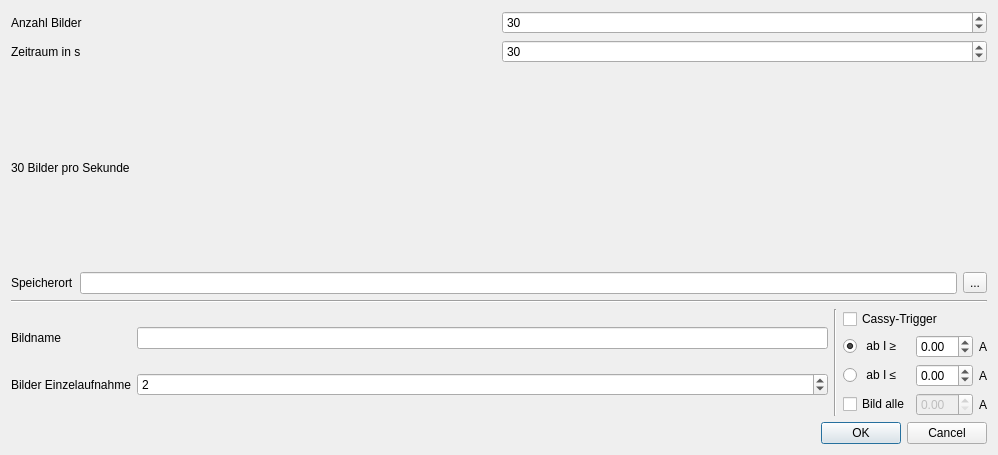
<?xml version="1.0" encoding="UTF-8"?>
<ui version="4.0">
 <class>Dialog</class>
 <widget class="QDialog" name="Dialog">
  <property name="geometry">
   <rect>
    <x>0</x>
    <y>0</y>
    <width>998</width>
    <height>455</height>
   </rect>
  </property>
  <property name="windowTitle">
   <string>Dialog</string>
  </property>
  <property name="windowIcon">
   <iconset>
    <normaloff>res/icons/selected/cogwheel.png</normaloff>res/icons/selected/cogwheel.png</iconset>
  </property>
  <layout class="QVBoxLayout" name="verticalLayout_2">
   <item>
    <layout class="QVBoxLayout" name="verticalLayout">
     <item>
      <layout class="QHBoxLayout" name="horizontalLayout_4">
       <item>
        <widget class="QLabel" name="lbl_img_count">
         <property name="text">
          <string>Anzahl Bilder</string>
         </property>
        </widget>
       </item>
       <item>
        <widget class="QSpinBox" name="spinBox_img_count">
         <property name="value">
          <number>30</number>
         </property>
        </widget>
       </item>
      </layout>
     </item>
     <item>
      <layout class="QHBoxLayout" name="horizontalLayout">
       <item>
        <widget class="QLabel" name="lbl_time">
         <property name="text">
          <string>Zeitraum in s</string>
         </property>
        </widget>
       </item>
       <item>
        <widget class="QSpinBox" name="spinBox_time">
         <property name="minimum">
          <number>1</number>
         </property>
         <property name="value">
          <number>30</number>
         </property>
        </widget>
       </item>
      </layout>
     </item>
     <item>
      <widget class="QLabel" name="lbl_fps">
       <property name="text">
        <string>30 Bilder pro Sekunde</string>
       </property>
      </widget>
     </item>
     <item>
      <layout class="QHBoxLayout" name="horizontalLayout_5">
       <item>
        <widget class="QLabel" name="lbl_save_path">
         <property name="text">
          <string>Speicherort</string>
         </property>
        </widget>
       </item>
       <item>
        <widget class="QLineEdit" name="lineEdit_save_path">
         <property name="minimumSize">
          <size>
           <width>300</width>
           <height>0</height>
          </size>
         </property>
        </widget>
       </item>
       <item>
        <widget class="QToolButton" name="toolButton_save_path">
         <property name="text">
          <string>...</string>
         </property>
        </widget>
       </item>
      </layout>
     </item>
    </layout>
   </item>
   <item>
    <widget class="Line" name="line_2">
     <property name="orientation">
      <enum>Qt::Horizontal</enum>
     </property>
    </widget>
   </item>
   <item>
    <layout class="QHBoxLayout" name="horizontalLayout_3">
     <item>
      <layout class="QGridLayout" name="gridLayout_2">
       <item row="0" column="0">
        <widget class="QLabel" name="label">
         <property name="text">
          <string>Bildname</string>
         </property>
        </widget>
       </item>
       <item row="0" column="1">
        <widget class="QLineEdit" name="line_name"/>
       </item>
       <item row="1" column="1">
        <widget class="QSpinBox" name="spinBox_single_target">
         <property name="value">
          <number>2</number>
         </property>
        </widget>
       </item>
       <item row="1" column="0">
        <widget class="QLabel" name="label_2">
         <property name="text">
          <string>Bilder Einzelaufnahme</string>
         </property>
        </widget>
       </item>
      </layout>
     </item>
     <item>
      <widget class="Line" name="line">
       <property name="orientation">
        <enum>Qt::Vertical</enum>
       </property>
      </widget>
     </item>
     <item>
      <layout class="QVBoxLayout" name="verticalLayout_3">
       <item>
        <widget class="QCheckBox" name="checkBox_cassy_trigger">
         <property name="text">
          <string>Cassy-Trigger</string>
         </property>
        </widget>
       </item>
       <item>
        <layout class="QGridLayout" name="gridLayout">
         <item row="1" column="2">
          <widget class="QLabel" name="label_5">
           <property name="text">
            <string>A</string>
           </property>
          </widget>
         </item>
         <item row="2" column="2">
          <widget class="QLabel" name="label_4">
           <property name="text">
            <string>A</string>
           </property>
          </widget>
         </item>
         <item row="0" column="2">
          <widget class="QLabel" name="label_6">
           <property name="text">
            <string>A</string>
           </property>
          </widget>
         </item>
         <item row="1" column="1">
          <widget class="QDoubleSpinBox" name="SpinBox_trigger_leq">
           <property name="minimum">
            <double>-1.000000000000000</double>
           </property>
           <property name="maximum">
            <double>1.000000000000000</double>
           </property>
           <property name="singleStep">
            <double>0.100000000000000</double>
           </property>
          </widget>
         </item>
         <item row="2" column="0">
          <widget class="QCheckBox" name="checkBox_value_trigger">
           <property name="text">
            <string>Bild alle</string>
           </property>
          </widget>
         </item>
         <item row="2" column="1">
          <widget class="QDoubleSpinBox" name="SpinBox_value_trigger">
           <property name="enabled">
            <bool>false</bool>
           </property>
          </widget>
         </item>
         <item row="0" column="1">
          <widget class="QDoubleSpinBox" name="SpinBox_trigger_geq">
           <property name="minimum">
            <double>-1.000000000000000</double>
           </property>
           <property name="maximum">
            <double>1.000000000000000</double>
           </property>
           <property name="singleStep">
            <double>0.100000000000000</double>
           </property>
          </widget>
         </item>
         <item row="1" column="0">
          <widget class="QRadioButton" name="radioButton_leq">
           <property name="text">
            <string> ab I ≤</string>
           </property>
          </widget>
         </item>
         <item row="0" column="0">
          <widget class="QRadioButton" name="radioButton_geq">
           <property name="text">
            <string> ab I ≥</string>
           </property>
           <property name="checked">
            <bool>true</bool>
           </property>
          </widget>
         </item>
        </layout>
       </item>
      </layout>
     </item>
    </layout>
   </item>
   <item>
    <widget class="QDialogButtonBox" name="buttonBox">
     <property name="acceptDrops">
      <bool>false</bool>
     </property>
     <property name="orientation">
      <enum>Qt::Horizontal</enum>
     </property>
     <property name="standardButtons">
      <set>QDialogButtonBox::Cancel|QDialogButtonBox::Ok</set>
     </property>
    </widget>
   </item>
  </layout>
 </widget>
 <tabstops>
  <tabstop>spinBox_img_count</tabstop>
  <tabstop>spinBox_time</tabstop>
  <tabstop>lineEdit_save_path</tabstop>
  <tabstop>toolButton_save_path</tabstop>
  <tabstop>checkBox_cassy_trigger</tabstop>
  <tabstop>SpinBox_trigger_geq</tabstop>
  <tabstop>SpinBox_trigger_leq</tabstop>
  <tabstop>checkBox_value_trigger</tabstop>
  <tabstop>SpinBox_value_trigger</tabstop>
 </tabstops>
 <resources/>
 <connections>
  <connection>
   <sender>buttonBox</sender>
   <signal>accepted()</signal>
   <receiver>Dialog</receiver>
   <slot>accept()</slot>
   <hints>
    <hint type="sourcelabel">
     <x>257</x>
     <y>445</y>
    </hint>
    <hint type="destinationlabel">
     <x>157</x>
     <y>274</y>
    </hint>
   </hints>
  </connection>
  <connection>
   <sender>buttonBox</sender>
   <signal>rejected()</signal>
   <receiver>Dialog</receiver>
   <slot>reject()</slot>
   <hints>
    <hint type="sourcelabel">
     <x>325</x>
     <y>445</y>
    </hint>
    <hint type="destinationlabel">
     <x>286</x>
     <y>274</y>
    </hint>
   </hints>
  </connection>
 </connections>
</ui>
